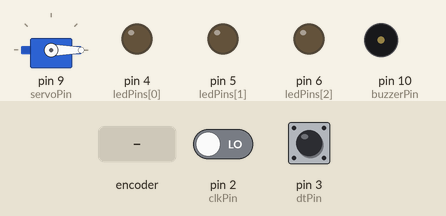
Bench run of a sketch on a simulated Arduino Uno, built with avr-gcc and run on an emulated ATmega328P. On the bench: servo, output pins drawn as LEDs (lit = HIGH), buzzer (waves = sounding). Inputs (shaded band) come from the test bench; at power-on: pin 2 (clkPin) LOW, pin 3 (dtPin) HIGH. What the sketch prints to the serial monitor is not drawn.

Above: at 1.2 s.
1.3 s: rotary encoder on pin 2 (clkPin) / pin 3 (dtPin) turned 1 step (first pin leading)
At 1.45 s:
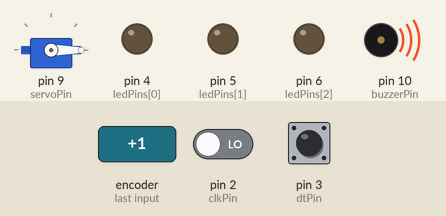
Timing chart, 0 to 4.3 s (numbered marks = the images above; inputs shaded):
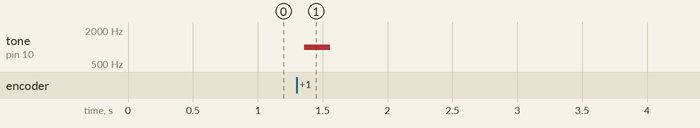

The sketch:

locked_safe.ino
```cpp
#include <Servo.h>

// Constants for rotary encoder pins
const int clkPin = 2;
const int dtPin = 3;

// Constants for LEDs
const int ledPins[3] = {4, 5, 6};

// Buzzer and servo pins
const int buzzerPin = 10;
const int servoPin = 9;

// Variables to store the current and last encoder position
int currentPos = 0;
int lastPos = 0;
int targetNumbers[3] = {10, 40, 60}; // Replace these with your actual target numbers
int currentNumber = 0;

// Timer variables
unsigned long lastEncoderTime = 0;
unsigned long positionHoldTime = 3000; // 3 seconds

// Servo object
Servo myServo;

void setup() {
  Serial.begin(9600);
  pinMode(clkPin, INPUT);
  pinMode(dtPin, INPUT);
  for (int i = 0; i < 3; i++) {
    pinMode(ledPins[i], OUTPUT);
  }
  pinMode(buzzerPin, OUTPUT);
  myServo.attach(servoPin);
  myServo.write(0);

  // Setup encoder
  lastPos = digitalRead(clkPin);
  Serial.println(currentPos);
}

void loop() {
  int n = digitalRead(clkPin);
  Serial.println(currentPos);
  if (n != lastPos) { // If the position has changed
    if (digitalRead(dtPin) != n) {
      currentPos++;
    } else {
      currentPos--;
    }
    Serial.println(currentPos);
    lastPos = n;
    lastEncoderTime = millis(); // Reset timer if position changes
    checkProximity();
  }

  // Check if the position has been held
  if ((millis() - lastEncoderTime) >= positionHoldTime && abs(currentPos - targetNumbers[currentNumber]) == 0) {
    confirmPosition();
  }
}

void checkProximity() {
  int distance = abs(currentPos - targetNumbers[currentNumber]);
  if (distance <= 10) {
    // Adjust volume based on proximity
    int volume = map(distance, 0, 10, 255, 0); // Louder as closer to target  } else {
    analogWrite(buzzerPin, volume);
    tone(buzzerPin, 1000, 200); // Beep for 200 ms
  }
}

void confirmPosition() {
  digitalWrite(ledPins[currentNumber], HIGH);
  tone(buzzerPin, 1000, 200); // Beep for 200 ms
  delay(300);
  tone(buzzerPin, 1000, 200); // Beep again
  currentNumber++;
  if (currentNumber == 3) {
    myServo.write(180); // Unlock the safe
  }
}
```

Measured:
- after the input at 1.3 s, tone on pin 10 (buzzerPin): silent → 1000 Hz after 0.06 s, → silent 0.20 s later
